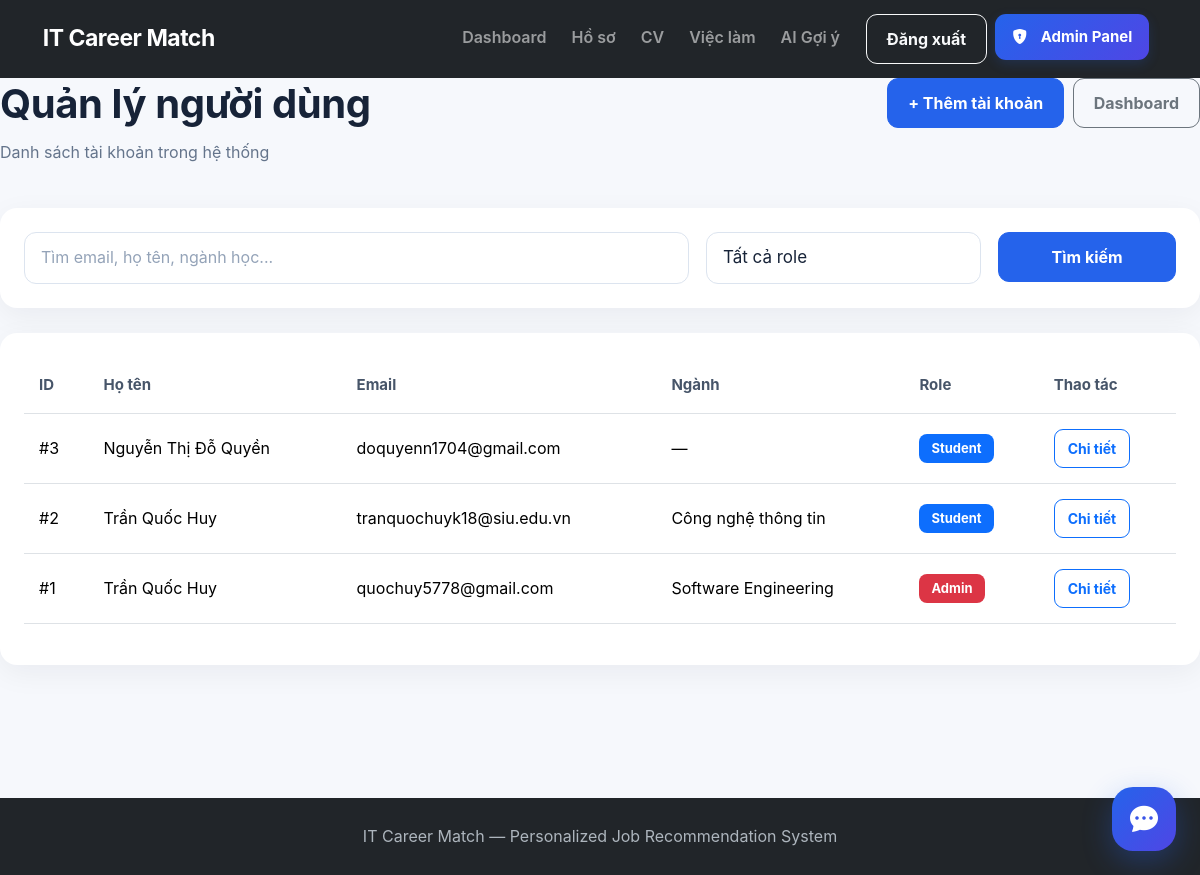
/admin/users (signed in), run on an earlier commit of the app's database.
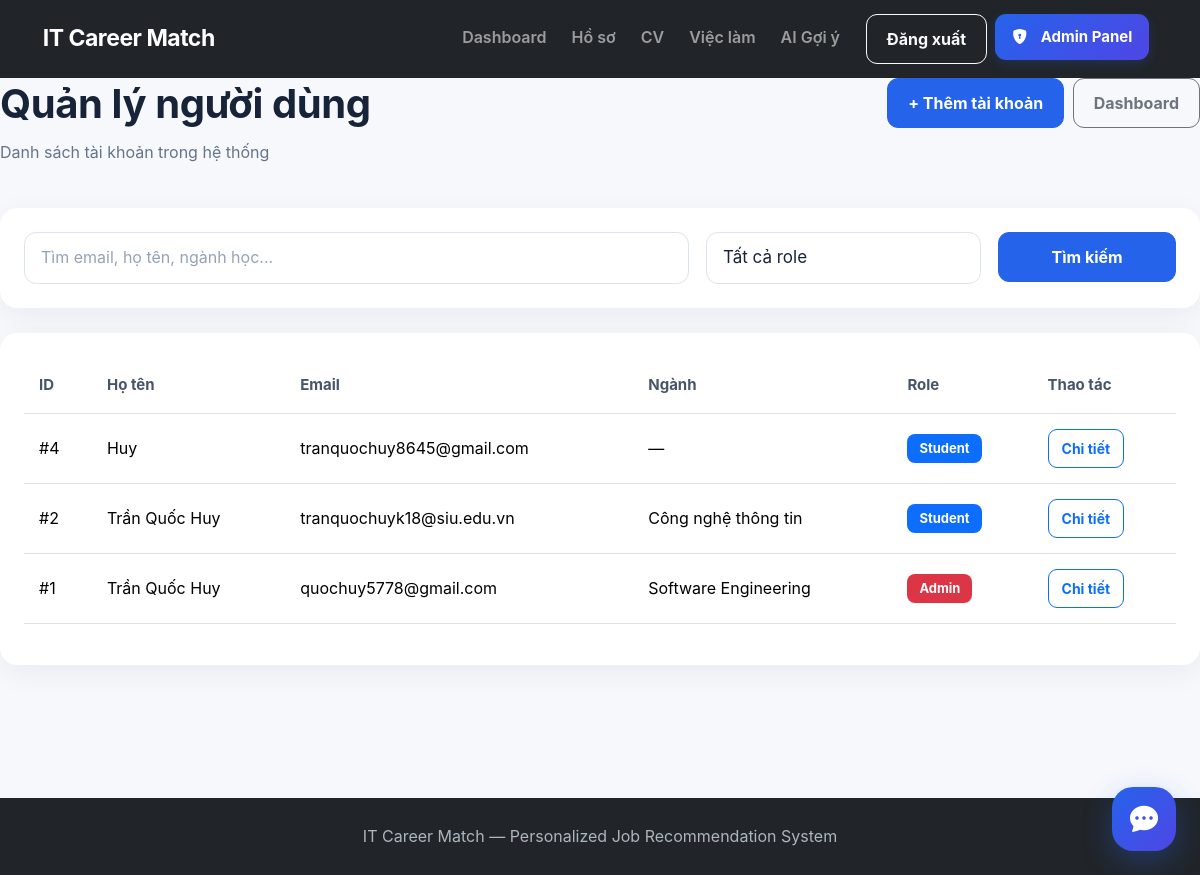
And on a later commit of the database.
### tables this page shows
CREATE TABLE student_profiles (
            profile_id INTEGER PRIMARY KEY AUTOINCREMENT,
            user_id INTEGER NOT NULL UNIQUE,
            full_name TEXT,
            date_of_birth TEXT,
            major TEXT,
            bio TEXT,
            avatar TEXT,

            FOREIGN KEY (user_id)
                REFERENCES users(user_id)
                ON DELETE CASCADE
        );

CREATE TABLE users (
            user_id INTEGER PRIMARY KEY AUTOINCREMENT,
            email TEXT NOT NULL UNIQUE,
            password TEXT NOT NULL,
            role TEXT NOT NULL DEFAULT 'student',
            created_at TIMESTAMP DEFAULT CURRENT_TIMESTAMP
        );

### app.py (the view, shortened to what this page needs)
@app.route("/admin/users")
def admin_users():
    if "user_id" not in session:
        return redirect(url_for("login"))
    if not is_admin():
        return "Bạn không có quyền truy cập.", 403
    keyword = request.args.get(
        "q",
        ""
    ).strip()
    role = request.args.get(
        "role",
        ""
    ).strip()
    connection = get_connection()
    sql = """
        SELECT
            u.user_id,
            u.email,
            u.role,
            u.created_at,
            p.full_name,
            p.major
        FROM users u
        LEFT JOIN student_profiles p
            ON u.user_id = p.user_id
        WHERE 1 = 1
    """
    params = []
    if role:
        sql += " AND u.role = ?"
        params.append(role)
    sql += " ORDER BY u.created_at DESC"
    users = connection.execute(
        sql,
        params
    ).fetchall()
    connection.close()
    return render_template(
        "admin/users.html",
        users=users,
        keyword=keyword,
        selected_role=role
    )

### app.py (called while the page is built)
def is_admin():
    return (
        "user_id" in session
        and session.get("role") == "admin"
    )

### database/database.py (called while the page is built)
def get_connection():
    connection = sqlite3.connect(DATABASE_PATH)
    connection.row_factory = sqlite3.Row
    connection.execute("PRAGMA foreign_keys = ON")
    return connection

### templates/admin/users.html (shortened to what the changed rows need)
{% extends "base.html" %}
{% block content %}
<div class="d-flex justify-content-between align-items-start mb-4">
    <div>
        <h1 class="fw-bold">
            Quản lý người dùng
        </h1>
    </div>
</div>
    <div class="card border-0 shadow-sm">
        <div class="card-body">
            <div class="table-responsive">
                <table class="table table-hover align-middle">
                    <thead>
                        <tr>
                            <th>ID</th>
                            <th>Họ tên</th>
                            <th>Email</th>
                            <th>Ngành</th>
                            <th>Role</th>
                            <th>Thao tác</th>
                        </tr>
                    </thead>
                    <tbody>
                        {% for user in users %}
                        <tr>
                            <td>
                                #{{ user.user_id }}
                            </td>
                            <td>
                                {{ user.full_name or "Chưa cập nhật" }}
                            </td>
                            <td>
                                {{ user.email }}
                            </td>
                            <td>
                                {{ user.major or "—" }}
                            </td>
                            <td>
                                {% if user.role == "admin" %}
                                <span class="badge bg-danger">
                                    Admin
                                </span>
                                {% else %}
                                <span class="badge bg-primary">
                                    Student
                                </span>
                                {% endif %}
                            </td>
                            <td>
                                <a
                                    href="{{ url_for(
                                        'admin_user_detail',
                                        user_id=user.user_id
                                    ) }}"
                                    class="btn btn-sm btn-outline-primary"
                                >
                                    Chi tiết
                                </a>
                            </td>
                        </tr>
                        {% endfor %}
                    </tbody>
                </table>
            </div>
        </div>
    </div>
{% endblock %}

What changed in the data, as far as the page shows it:
removed student_profiles: user_id "3", full_name "Nguyễn Thị Đỗ Quyền", email "doquyenn1704@gmail.com", major "—", shows "Student"
added student_profiles: user_id "4", full_name "Huy", email "tranquochuy8645@gmail.com", major "—", shows "Student"
